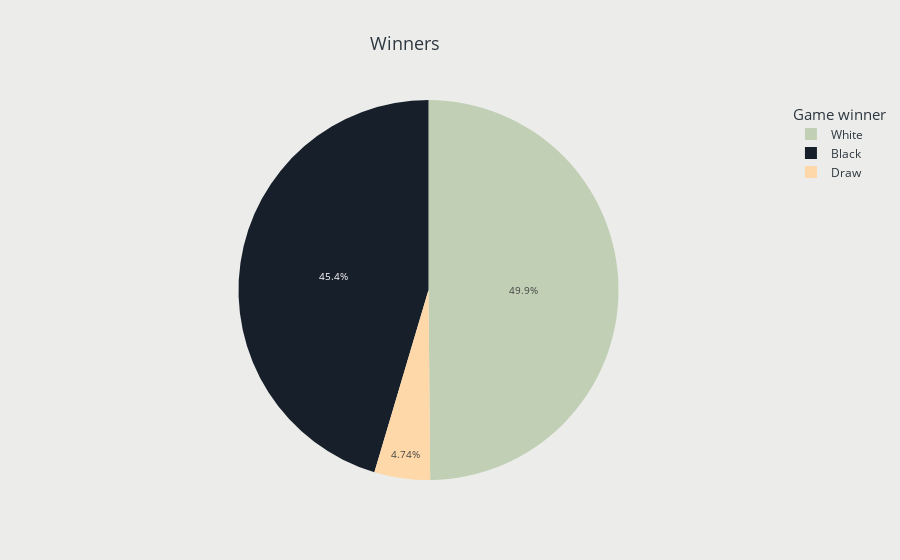

This figure's notebook cell:
### Markdown cell above
<div style="background-color:#F9FBE7; font-weight:bold; color:black; text-align:center">What is the percentage of wins of black and white players in the games?
</div>

### Code cell
sns.set_style("whitegrid")
fig=px.pie(df_train["winner"].value_counts(),names=df_train["winner"].value_counts().index,values=df["winner"].value_counts().values,
           title="Winners",
            color_discrete_sequence=["#C1D0B5","#17202A"," #FFD8A9"],
           labels={"names":"Player","values":"Num of Games"}
      )
fig.update_layout(
title_font_color="#2E383F",paper_bgcolor="#ECECEB",title_font_size=18,title_x=.45,font_color="#2E383F",
    plot_bgcolor="#D0D3D4",legend_title_font_size=15,legend_title_font_color="#2E383F",
    legend_title_text="Game winner")
fig.update_yaxes(showgrid=False,visible=False,title="percent of commencts")
fig.update_xaxes(tickfont_size=9)
fig.update_traces(textfont_size=10)
fig.show()

### Figure 1 — Plotly figure (JSON) as saved in the notebook; plotly's stock layout.template omitted (floating-point values rounded to 4 significant figures)
{"data": [{"domain": {"x": [0, 1], "y": [0, 1]}, "hovertemplate": "Player=%{label}<br>Num of Games=%{value}<extra></extra>", "labels": ["White", "Black", "Draw"], "legendgroup": "", "name": "", "showlegend": true, "textfont": {"size": 10}, "type": "pie", "values": [10001, 9107, 950]}], "layout": {"font": {"color": "#2E383F"}, "legend": {"title": {"font": {"color": "#2E383F", "size": 15}, "text": "Game winner"}, "tracegroupgap": 0}, "paper_bgcolor": "#ECECEB", "piecolorway": ["#C1D0B5", "#17202A", " #FFD8A9"], "plot_bgcolor": "#D0D3D4", "title": {"font": {"color": "#2E383F", "size": 18}, "text": "Winners", "x": 0.45}, "xaxis": {"tickfont": {"size": 9}}, "yaxis": {"showgrid": false, "title": {"text": "percent of commencts"}, "visible": false}}}
